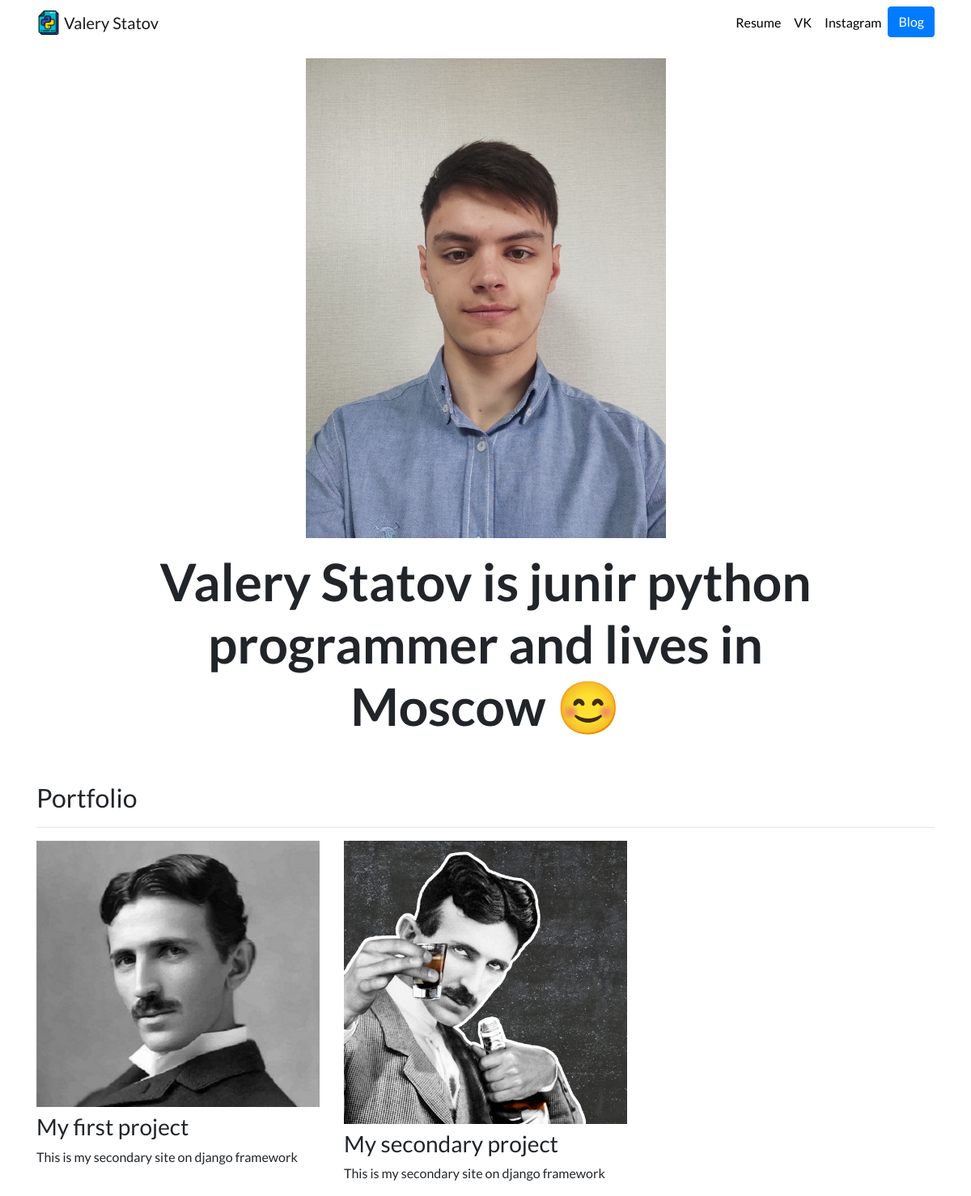
The page / on the database its author committed.
### portfolio/models.py (models this page shows, shortened)
class Project(models.Model):
    title = models.CharField(max_length=100)
    description = models.CharField(max_length=250)
    image = models.ImageField(upload_to='portfolio/images/')
    url = models.URLField(blank=True)

### portfolio/views.py (the view)
# urls.py: 2. Add a URL to urlpatterns:  path('', views.home, name='home')
def home(request):
    projects = Project.objects.all()
    return render(request, 'portfolio/home.html', {'projects': projects})

### portfolio/templates/portfolio/home.html
{% extends "portfolio/base.html" %}
{% load static %}
{% block content %}
<div class="row justify-content-center my-3">
  <div class="col-5">
    <img src="{% static 'portfolio/my_photo.jpg' %}" class="img-fluid">
  </div>
</div>
<div class="row justify-content-center mb-3">
  <div class="col-md-9 text-center">
    <h1 id="hometext" class="font-weight-bold">Valery Statov is junir python programmer and lives in Moscow 😊</h1>
  </div>
</div>
<h2 class="mt-5">Portfolio</h2>
<hr>
<div class="row">
  {% for project in projects %}
  <div class="col-lg-4 col-md-6">
    {% if project.url %}
    <a href="{{ project.url }}">
      <img src="{{ project.image.url }}" class="img-fluid mb-2">
    </a>
    {% else %}
    <img src="{{ project.image.url }}" class="img-fluid mb-2">
    {% endif %}
    <h3>{{ project.title }}</h3>
    <p>{{ project.description }}</p>
  </div>
  {% endfor %}
</div>
{% endblock %}

### portfolio/templates/portfolio/base.html (shortened to what this page needs)
{% load static %}
<!doctype html>
<html lang="en">
<head>
  <link rel="stylesheet" href="https://stackpath.bootstrapcdn.com/bootstrap/4.4.1/css/bootstrap.min.css">
  <link rel="stylesheet" href="{% static "portfolio/custom.css" %}">
</head>
<body>
  <nav id="topNav" class="navbar navbar-expand-md navbar-light">
    <div class="container">
      <a class="navbar-brand" href="{% url 'home' %}">
        <img src="{% static "portfolio/Logo.png" %}" width="30" height="30" class="d-inline-block align-top" alt="Nick's Logo">
        <span>Valery Statov</span>
      </a>
      <div class="collapse navbar-collapse text-center" id="navbarNav">
        <ul class="navbar-nav ml-auto">
          <li class="nav-item">
            <a class="nav-link" href="{% static "portfolio/resume.pdf" %}">Resume</a>
          </li>
          <li class="nav-item">
            <a class="nav-link" href="https://vk.com/vsgz24" target="_blank">VK</a>
          </li>
          <li class="nav-item">
            <a class="nav-link" href="https://www.instagram.com/vsgz24/?hl=ru" target="_blank">Instagram</a>
          </li>
          <li>
            <a role="button" href="{% url 'blog:all_blogs' %}" class="btn btn-primary">Blog</a>
          </li>
        </ul>
      </div>
    </div>
  </nav>
  <div class="container">
    {% block content %}{% endblock %}
  </div>
</body>
</html>

### portfolio/static/portfolio/custom.css (style rules this page uses)
.navbar-nav .nav-link { color: rgba(0,0,0,1) !important; }
body { font-family: 'Lato', sans-serif; }
@media (min-width: 992px) { #hometext { font-size: 4rem; } }

### rows shown on the page
Project: image (picture), title "My first project", description "This is my secondary site on django framework"
Project: image (picture), title "My secondary project", description "This is my secondary site on django framework"
